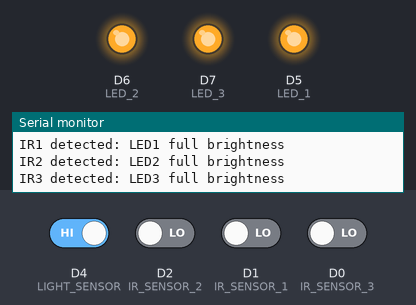
Recording of a sketch running on a simulated ESP8266 (Wemos D1 mini). Parts: output pins drawn as LEDs (lit = HIGH), the last lines printed to the serial monitor. The test bench sets the inputs (shaded band); at power-on: D4 (LIGHT_SENSOR) HIGH, D0 (IR_SENSOR_3), D1 (IR_SENSOR_1), D2 (IR_SENSOR_2) LOW.

Above: at 2.2 s.
2.3 s: D2 (IR_SENSOR_2) driven HIGH
At 3.0 s:
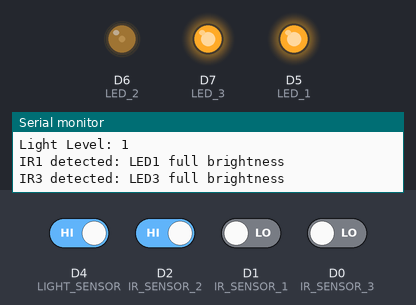
3.9 s: D1 (IR_SENSOR_1) driven HIGH
At 4.7 s:
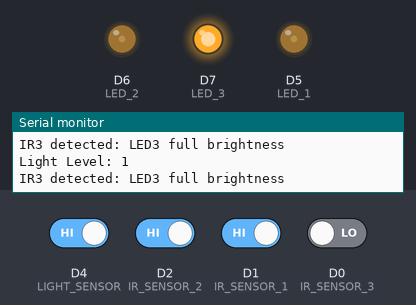
5.5 s: D0 (IR_SENSOR_3) driven HIGH
At 6.1 s:
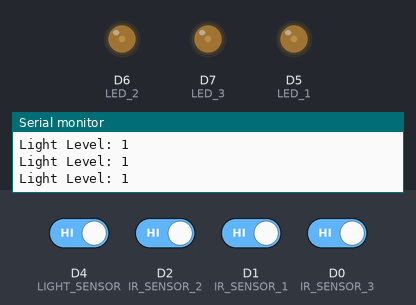
7.1 s: D2 (IR_SENSOR_2) driven LOW
At 8.4 s:
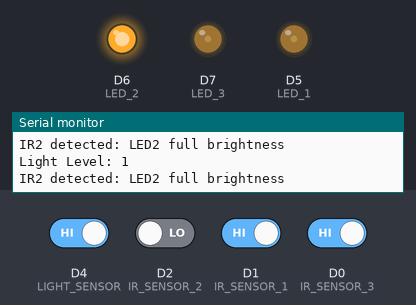
8.7 s: D1 (IR_SENSOR_1) driven LOW
At 10.0 s:
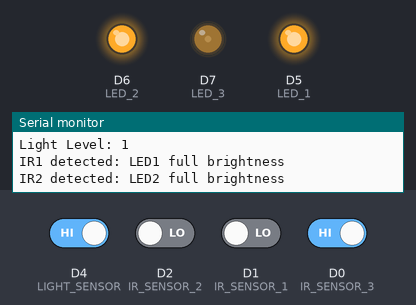
10.3 s: D2 (IR_SENSOR_2) driven HIGH
At 11.7 s:
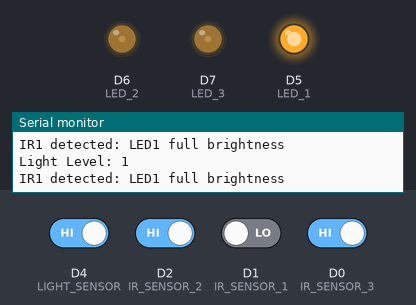
Timing chart, 0 to 12.9 s (numbered marks = the images above; inputs shaded):
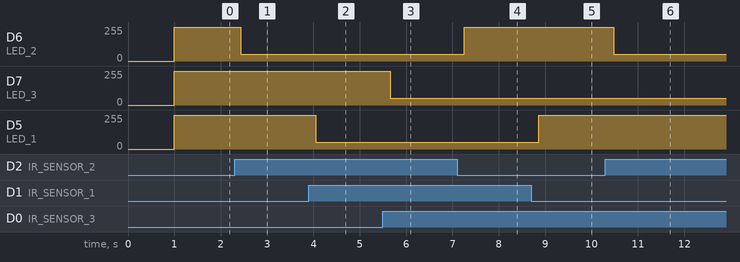

The sketch:

IOT_project.ino
```cpp
#include <ESP8266WiFi.h>

// WiFi credentials
const char SSID []="Seminar Room 2G";
const char password[] = "student2";

#define LIGHT_SENSOR D4  // Analog pin for LDR
#define IR_SENSOR_1 D1     // GPIO5 - IR Sensor 1
#define IR_SENSOR_2 D2     // GPIO4 - IR Sensor 2
#define IR_SENSOR_3 D0     // GPIO16 - IR Sensor 3 (changed from D3/GPIO0)
#define LED_1 D5           // GPIO14 - LED 1
#define LED_2 D6           // GPIO12 - LED 2
#define LED_3 D7           // GPIO13 - LED 3

//#define LOW_LIGHT_THRESHOLD 500  // Analog threshold for dark condition
#define LOW_BRIGHTNESS 51        // 20% of 255
#define HIGH_BRIGHTNESS 255      // 100% brightness
#define DEBOUNCE_DELAY 50        // ms for IR sensor debouncing

void setup() {
  Serial.begin(115200); // Faster baud rate for debugging
  delay(1000);         // Delay for bootloader stability

  // Initialize pins
  pinMode(LIGHT_SENSOR, INPUT);
  pinMode(IR_SENSOR_1, INPUT);
  pinMode(IR_SENSOR_2, INPUT);
  pinMode(IR_SENSOR_3, INPUT);
  pinMode(LED_1, OUTPUT);
  pinMode(LED_2, OUTPUT);
  pinMode(LED_3, OUTPUT);

  // Set LEDs to OFF initially
  digitalWrite(LED_1, LOW);
  digitalWrite(LED_2, LOW);
  digitalWrite(LED_3, LOW);
}

void loop() {
  int lightLevel = digitalRead(LIGHT_SENSOR); // Read analog value (0-1023)
  Serial.print("Light Level: ");
  Serial.println(lightLevel);

  if (lightLevel == LOW) {
    // Bright outside: turn off all LEDs
    analogWrite(LED_1, 0);
    analogWrite(LED_2, 0);
    analogWrite(LED_3, 0);
    Serial.println("Bright outside: All LEDs OFF");
  } else {
    // Dark outside: set default low brightness
    analogWrite(LED_1, LOW_BRIGHTNESS);
    analogWrite(LED_2, LOW_BRIGHTNESS);
    analogWrite(LED_3, LOW_BRIGHTNESS);

    // Check IR sensors with debouncing
    if (digitalRead(IR_SENSOR_1) == LOW) {
        analogWrite(LED_1, HIGH_BRIGHTNESS);
        Serial.println("IR1 detected: LED1 full brightness");
    } else {
      analogWrite(LED_1, LOW_BRIGHTNESS);
    }


      if (digitalRead(IR_SENSOR_2) == LOW) {
        analogWrite(LED_2, HIGH_BRIGHTNESS);
        Serial.println("IR2 detected: LED2 full brightness");
      }
     else {
      analogWrite(LED_2, LOW_BRIGHTNESS);
    }


      if (digitalRead(IR_SENSOR_3) == LOW) {
        analogWrite(LED_3, HIGH_BRIGHTNESS);
        Serial.println("IR3 detected: LED3 full brightness");
      }
     else {
      analogWrite(LED_3, LOW_BRIGHTNESS);
    }
  }

  delay(200); // Main loop delay for stability
} 
```

Measured:
- after the input at 2.3 s, D6 (LED_2): 255/255 → 51/255 after 0.14 s
- after the input at 3.9 s, D5 (LED_1): 255/255 → 51/255 after 0.15 s
- after the input at 5.5 s, D7 (LED_3): 255/255 → 51/255 after 0.16 s
- after the input at 7.1 s, D6 (LED_2): 51/255 → 255/255 after 0.16 s
- after the input at 8.7 s, D5 (LED_1): 51/255 → 255/255 after 0.16 s
- after the input at 10.3 s, D6 (LED_2): 255/255 → 51/255 after 0.18 s
